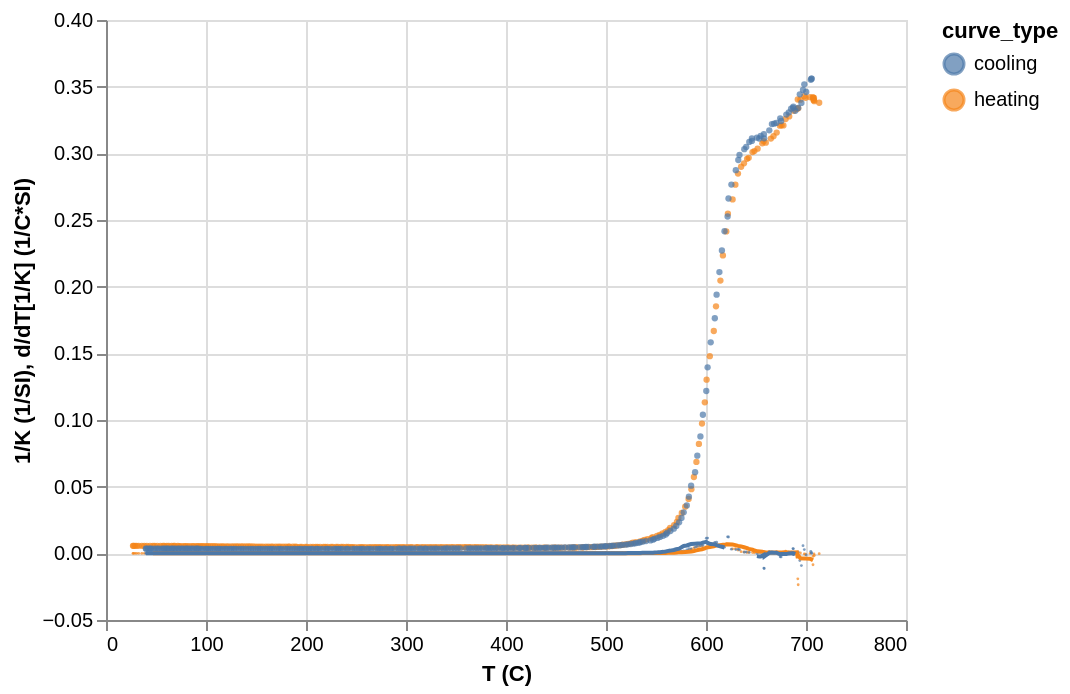
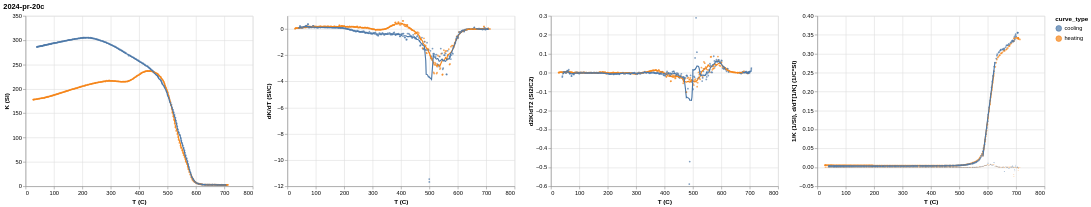
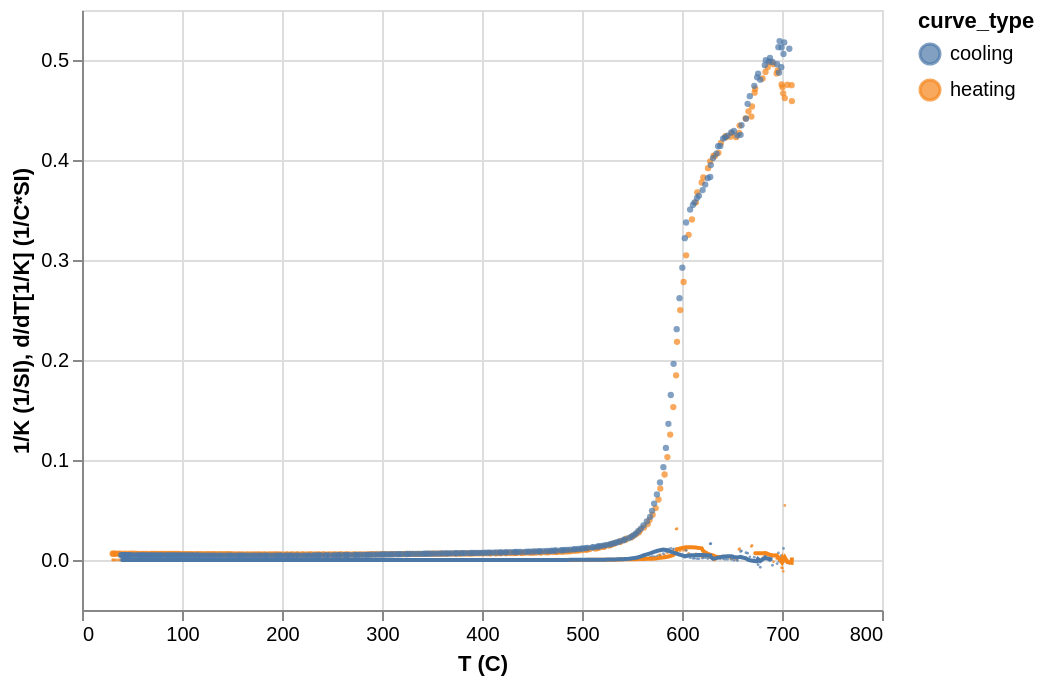

Write notebook code for charts like these, in order.
### Markdown cell above
## Process Data

### Code cell
# This is where we process the data in the Curie temperature files.
# It takes A WHILE...
# Don't worry about the red warnings.

file_skip=[] # If there are any data files you want to skip, add the names of the files to this list. 
curie_columns=['temperature','raw_susceptibility','corrected_susceptibility','normalized_susceptibility','bulk_susceptibility','ferrt','ferrb','time','holder_susceptibility']

# Iterate through each row of the list of specimens...
for ix,row in specimens.iterrows():
     # First we work on the IRM/DC demagnetization data
    file_path = kappa_folder / row['curie_file']
    print('Working on {}\n{}\n'.format(row['subsample'],file_path))
    curie_data=ct.read_curie(file_path)
    
    results=ct.process_curie(curie_data, smooth=10, name=row['subsample'])
    

    print(f'{row.subsample}\nInverse susceptibility method Tc\n',\
          f'\tHeating: {results.Tc_inverse_heating}\n',\
          f'\tCooling: {results.Tc_inverse_cooling}')
    specimens.loc[ix,'Tc_inverse_heating']=results['Tc_inverse_heating']
    specimens.loc[ix,'Tc_inverse_cooling']=results['Tc_inverse_cooling']
    specimens.loc[ix,'Tc_derivative_heating']=results['Tc_derivative_heating']
    specimens.loc[ix,'Tc_derivative_cooling']=results['Tc_derivative_cooling']

### Figure 1 — Vega-Lite specification as saved in the notebook (floating-point values rounded to 4 significant figures; data arrays with more than 128 entries replaced by an {"elided": "..."} marker saying what was removed)
{"config": {"view": {"continuousWidth": 400, "continuousHeight": 300}}, "layer": [{"mark": {"type": "circle", "size": 10}, "encoding": {"color": {"type": "nominal", "field": "curve_type"}, "tooltip": [{"type": "quantitative", "field": "temperature"}, {"type": "nominal", "field": "curve_type"}], "x": {"type": "quantitative", "axis": {"title": "T (C)"}, "field": "temperature"}, "y": {"type": "quantitative", "axis": {"title": "1/K (1/SI)"}, "field": "susceptibility_inverse"}}, "selection": {"selector006": {"type": "interval", "bind": "scales", "encodings": ["x", "y"]}}}, {"mark": {"type": "circle", "size": 2}, "encoding": {"color": {"type": "nominal", "field": "curve_type"}, "x": {"type": "quantitative", "axis": {"title": "T (C)"}, "field": "temperature"}, "y": {"type": "quantitative", "axis": {"title": "d/dT[1/K] (1/C*SI)"}, "field": "susceptibility_inverse_gradient"}}}, {"mark": "line", "encoding": {"color": {"type": "nominal", "field": "curve_type"}, "x": {"type": "quantitative", "field": "temperature"}, "y": {"type": "quantitative", "field": "susceptibility_inverse_gradient_smooth"}}}], "data": {"name": "data-9a3c0c2272ffaa6b9d071924f462a985"}, "$schema": "https://vega.github.io/schema/vega-lite/v4.8.1.json", "datasets": {"data-9a3c0c2272ffaa6b9d071924f462a985": {"elided": "541 records"}}}

### Figure 2 — Vega-Lite specification as saved in the notebook (floating-point values rounded to 4 significant figures; data arrays with more than 128 entries replaced by an {"elided": "..."} marker saying what was removed)
{"config": {"view": {"continuousWidth": 400, "continuousHeight": 300}}, "hconcat": [{"layer": [{"mark": {"type": "circle", "size": 10}, "encoding": {"color": {"type": "nominal", "field": "curve_type"}, "tooltip": [{"type": "quantitative", "field": "temperature"}, {"type": "nominal", "field": "curve_type"}], "x": {"type": "quantitative", "axis": {"title": "T (C)"}, "field": "temperature"}, "y": {"type": "quantitative", "axis": {"title": "K (SI)"}, "field": "corrected_susceptibility"}}}, {"mark": "line", "encoding": {"color": {"type": "nominal", "field": "curve_type"}, "x": {"type": "quantitative", "axis": {"title": "T (C)"}, "field": "temperature"}, "y": {"type": "quantitative", "axis": {"title": "K (SI)"}, "field": "smoothed_susceptibility"}}}]}, {"layer": [{"mark": {"type": "circle", "size": 10}, "encoding": {"color": {"type": "nominal", "field": "curve_type"}, "tooltip": [{"type": "quantitative", "field": "temperature"}, {"type": "nominal", "field": "curve_type"}], "x": {"type": "quantitative", "axis": {"title": "T (C)"}, "field": "temperature"}, "y": {"type": "quantitative", "axis": {"title": "dK/dT (SI/C)"}, "field": "susceptibility_gradient"}}}, {"mark": "line", "encoding": {"color": {"type": "nominal", "field": "curve_type"}, "x": {"type": "quantitative", "field": "temperature"}, "y": {"type": "quantitative", "field": "smoothed_gradient"}}}]}, {"layer": [{"mark": {"type": "circle", "size": 10}, "encoding": {"color": {"type": "nominal", "field": "curve_type"}, "tooltip": [{"type": "quantitative", "field": "temperature"}, {"type": "nominal", "field": "curve_type"}], "x": {"type": "quantitative", "axis": {"title": "T (C)"}, "field": "temperature"}, "y": {"type": "quantitative", "axis": {"title": "d2K/dT2 (SI2/C2)"}, "field": "susceptibility_gradient2"}}, "selection": {"selector005": {"type": "interval", "bind": "scales", "encodings": ["x", "y"]}}}, {"mark": "line", "encoding": {"color": {"type": "nominal", "field": "curve_type"}, "x": {"type": "quantitative", "field": "temperature"}, "y": {"type": "quantitative", "field": "smoothed_gradient2"}}}]}, {"layer": [{"mark": {"type": "circle", "size": 10}, "encoding": {"color": {"type": "nominal", "field": "curve_type"}, "tooltip": [{"type": "quantitative", "field": "temperature"}, {"type": "nominal", "field": "curve_type"}], "x": {"type": "quantitative", "axis": {"title": "T (C)"}, "field": "temperature"}, "y": {"type": "quantitative", "axis": {"title": "1/K (1/SI)"}, "field": "susceptibility_inverse"}}, "selection": {"selector006": {"type": "interval", "bind": "scales", "encodings": ["x", "y"]}}}, {"mark": {"type": "circle", "size": 2}, "encoding": {"color": {"type": "nominal", "field": "curve_type"}, "x": {"type": "quantitative", "axis": {"title": "T (C)"}, "field": "temperature"}, "y": {"type": "quantitative", "axis": {"title": "d/dT[1/K] (1/C*SI)"}, "field": "susceptibility_inverse_gradient"}}}, {"mark": "line", "encoding": {"color": {"type": "nominal", "field": "curve_type"}, "x": {"type": "quantitative", "field": "temperature"}, "y": {"type": "quantitative", "field": "susceptibility_inverse_linear"}}}]}], "data": {"name": "data-8379d84e21cc527d0ed11879b80bc3c1"}, "title": "2024-pr-20c", "$schema": "https://vega.github.io/schema/vega-lite/v4.8.1.json", "datasets": {"data-8379d84e21cc527d0ed11879b80bc3c1": {"elided": "541 records"}}}

### Figure 3 — Vega-Lite specification as saved in the notebook (floating-point values rounded to 4 significant figures; data arrays with more than 128 entries replaced by an {"elided": "..."} marker saying what was removed)
{"config": {"view": {"continuousWidth": 400, "continuousHeight": 300}}, "layer": [{"mark": {"type": "circle", "size": 10}, "encoding": {"color": {"type": "nominal", "field": "curve_type"}, "tooltip": [{"type": "quantitative", "field": "temperature"}, {"type": "nominal", "field": "curve_type"}], "x": {"type": "quantitative", "axis": {"title": "T (C)"}, "field": "temperature"}, "y": {"type": "quantitative", "axis": {"title": "1/K (1/SI)"}, "field": "susceptibility_inverse"}}, "selection": {"selector008": {"type": "interval", "bind": "scales", "encodings": ["x", "y"]}}}, {"mark": {"type": "circle", "size": 2}, "encoding": {"color": {"type": "nominal", "field": "curve_type"}, "x": {"type": "quantitative", "axis": {"title": "T (C)"}, "field": "temperature"}, "y": {"type": "quantitative", "axis": {"title": "d/dT[1/K] (1/C*SI)"}, "field": "susceptibility_inverse_gradient"}}}, {"mark": "line", "encoding": {"color": {"type": "nominal", "field": "curve_type"}, "x": {"type": "quantitative", "field": "temperature"}, "y": {"type": "quantitative", "field": "susceptibility_inverse_gradient_smooth"}}}], "data": {"name": "data-b829dbb18ff7c52ea575bba3a6f8b0d5"}, "$schema": "https://vega.github.io/schema/vega-lite/v4.8.1.json", "datasets": {"data-b829dbb18ff7c52ea575bba3a6f8b0d5": {"elided": "542 records"}}}
